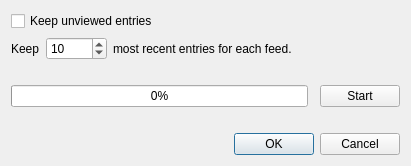
<?xml version="1.0" encoding="UTF-8"?>
<ui version="4.0">
 <class>Dialog</class>
 <widget class="QDialog" name="Dialog">
  <property name="geometry">
   <rect>
    <x>0</x>
    <y>0</y>
    <width>411</width>
    <height>166</height>
   </rect>
  </property>
  <property name="windowTitle">
   <string>Dialog</string>
  </property>
  <layout class="QGridLayout" name="gridLayout_2">
   <item row="1" column="0">
    <spacer name="verticalSpacer">
     <property name="orientation">
      <enum>Qt::Vertical</enum>
     </property>
     <property name="sizeHint" stdset="0">
      <size>
       <width>20</width>
       <height>40</height>
      </size>
     </property>
    </spacer>
   </item>
   <item row="3" column="0">
    <widget class="QProgressBar" name="progressBar">
     <property name="value">
      <number>0</number>
     </property>
     <property name="textVisible">
      <bool>true</bool>
     </property>
     <property name="orientation">
      <enum>Qt::Horizontal</enum>
     </property>
    </widget>
   </item>
   <item row="0" column="0" colspan="3">
    <layout class="QGridLayout" name="gridLayout">
     <item row="0" column="0">
      <widget class="QCheckBox" name="checkBox">
       <property name="text">
        <string>Keep unviewed entries</string>
       </property>
      </widget>
     </item>
     <item row="1" column="0">
      <layout class="QHBoxLayout" name="horizontalLayout">
       <item>
        <widget class="QLabel" name="label">
         <property name="text">
          <string>Keep</string>
         </property>
        </widget>
       </item>
       <item>
        <widget class="QSpinBox" name="spinBox">
         <property name="minimum">
          <number>0</number>
         </property>
         <property name="maximum">
          <number>99999</number>
         </property>
         <property name="value">
          <number>10</number>
         </property>
        </widget>
       </item>
       <item>
        <widget class="QLabel" name="label_2">
         <property name="text">
          <string>most recent entries for each feed.</string>
         </property>
        </widget>
       </item>
       <item>
        <spacer name="horizontalSpacer">
         <property name="orientation">
          <enum>Qt::Horizontal</enum>
         </property>
         <property name="sizeHint" stdset="0">
          <size>
           <width>40</width>
           <height>20</height>
          </size>
         </property>
        </spacer>
       </item>
      </layout>
     </item>
    </layout>
   </item>
   <item row="3" column="2">
    <widget class="QPushButton" name="pb_start">
     <property name="text">
      <string>Start</string>
     </property>
    </widget>
   </item>
   <item row="5" column="0" colspan="3">
    <widget class="QDialogButtonBox" name="buttonBox">
     <property name="orientation">
      <enum>Qt::Horizontal</enum>
     </property>
     <property name="standardButtons">
      <set>QDialogButtonBox::Cancel|QDialogButtonBox::Ok</set>
     </property>
    </widget>
   </item>
   <item row="4" column="0">
    <widget class="QLabel" name="label_current">
     <property name="text">
      <string/>
     </property>
    </widget>
   </item>
  </layout>
 </widget>
 <resources/>
 <connections>
  <connection>
   <sender>buttonBox</sender>
   <signal>accepted()</signal>
   <receiver>Dialog</receiver>
   <slot>accept()</slot>
   <hints>
    <hint type="sourcelabel">
     <x>248</x>
     <y>254</y>
    </hint>
    <hint type="destinationlabel">
     <x>157</x>
     <y>274</y>
    </hint>
   </hints>
  </connection>
  <connection>
   <sender>buttonBox</sender>
   <signal>rejected()</signal>
   <receiver>Dialog</receiver>
   <slot>reject()</slot>
   <hints>
    <hint type="sourcelabel">
     <x>316</x>
     <y>260</y>
    </hint>
    <hint type="destinationlabel">
     <x>286</x>
     <y>274</y>
    </hint>
   </hints>
  </connection>
 </connections>
</ui>
